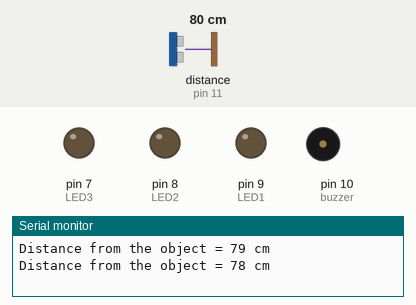
Recording of a sketch running on a simulated Arduino Uno, built with avr-gcc and run on an emulated ATmega328P. Shown: output pins drawn as LEDs (lit = HIGH), buzzer (waves = sounding), the last lines printed to the serial monitor. Wiring (inferred from the names in the program): ultrasonic range finder: trigger pin 12; echo pin 11. The test bench sets the inputs (shaded band); at power-on: distance to the obstacle (sensor on pin 11) 80 cm. The echo pulse lasts 58.3 µs per cm; pins used as bus, display or sensor lines are not drawn.

Above: at 1.8 s.
1.9 s: distance to the obstacle (sensor on pin 11) set to 56 cm
3.4 s: distance to the obstacle (sensor on pin 11) set to 46 cm
At 5.0 s:
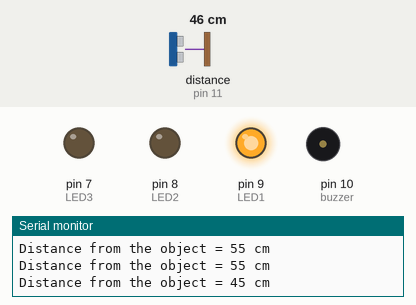
7.5 s: distance to the obstacle (sensor on pin 11) set to 30 cm
10.0 s: distance to the obstacle (sensor on pin 11) set to 24 cm
At 10.9 s:
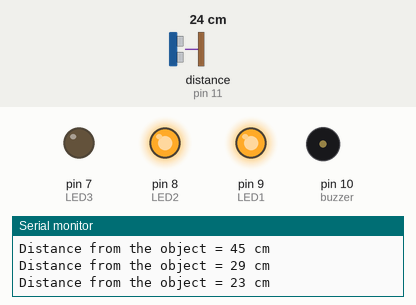
13.7 s: distance to the obstacle (sensor on pin 11) set to 13 cm
17.2 s: distance to the obstacle (sensor on pin 11) set to 10 cm
At 19.2 s:
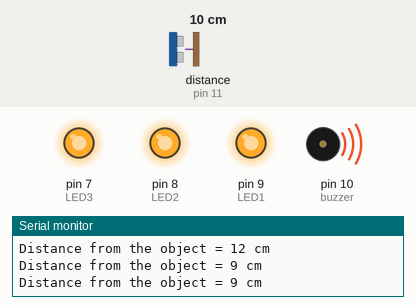
Timing chart, 0 to 20.2 s (numbered marks = the images above; inputs shaded):
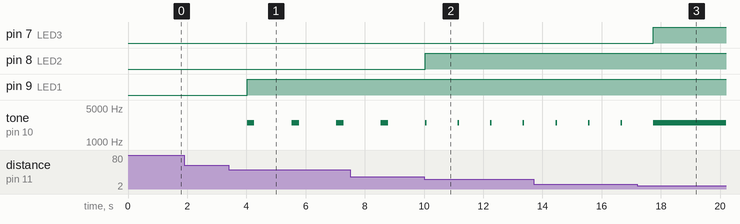

The sketch:

sketch_sep03a.ino
```cpp
int trigPin = 12;
int echoPin = 11;
int buzzer = 10;
int LED1 = 9;
int LED2 = 8;
int LED3 = 7;
long duration;
int distance;
void setup()
{
pinMode(trigPin, OUTPUT);
pinMode(echoPin, INPUT);
pinMode(LED1, OUTPUT);
pinMode(LED2, OUTPUT);
pinMode(LED3, OUTPUT);
digitalWrite(LED1,LOW);
digitalWrite(LED2,LOW);
digitalWrite(LED3,LOW);
Serial.begin(9600);
}
void loop() {
digitalWrite(trigPin, LOW);
delayMicroseconds(2);
digitalWrite(trigPin, HIGH);
delayMicroseconds(10);
digitalWrite(trigPin, LOW);
duration = pulseIn(echoPin, HIGH);
distance= duration*0.034/2;
if(distance<=10){
  digitalWrite(LED1,HIGH);
  digitalWrite(LED2,HIGH);
  digitalWrite(LED3,HIGH);
  tone(buzzer, 2500);
}
else if (distance<=25){

  digitalWrite(LED1,HIGH);
  digitalWrite(LED2,HIGH);
  digitalWrite(LED3,LOW);
  tone(buzzer, 2500);
  delay(50);
  noTone(buzzer);
  delay(50);
}
else if(distance<=50){
  digitalWrite(LED1,HIGH);
  digitalWrite(LED2,LOW);
  digitalWrite(LED3,LOW);
  tone(buzzer, 2500);
  delay(250);
  noTone(buzzer);
  delay(250);
}
else{

  digitalWrite(LED1,LOW);
  digitalWrite(LED2,LOW);
  digitalWrite(LED3,LOW);
  noTone(buzzer);
}
Serial.print("Distance from the object = ");
Serial.print(distance);
Serial.println(" cm");
delay(1000);
}
```

Measured:
- the behaviour switches between 52 and 51 cm on distance to the obstacle (sensor on pin 11) (found by bisection; images 0 and 1)
- the behaviour switches between 27 and 26 cm on distance to the obstacle (sensor on pin 11) (found by bisection; images 1 and 2)
- the behaviour switches between 12 and 11 cm on distance to the obstacle (sensor on pin 11) (found by bisection; images 2 and 3)
- after the input at 3.4 s, pin 9 (LED1): LOW → HIGH after 0.62 s; tone on pin 10 (buzzer): alternates 2500 Hz for 0.25 s and silent for 1.3 s, starting after 0.62 s
- after the input at 10.0 s, pin 8 (LED2): LOW → HIGH at once; tone on pin 10 (buzzer): alternates 2500 Hz for 0.05 s and silent for 1.1 s, starting after 0.09 s
- after the input at 17.2 s, pin 7 (LED3): LOW → HIGH after 0.55 s; tone on pin 10 (buzzer): goes on until 17.7 s, then stays 2500 Hz
